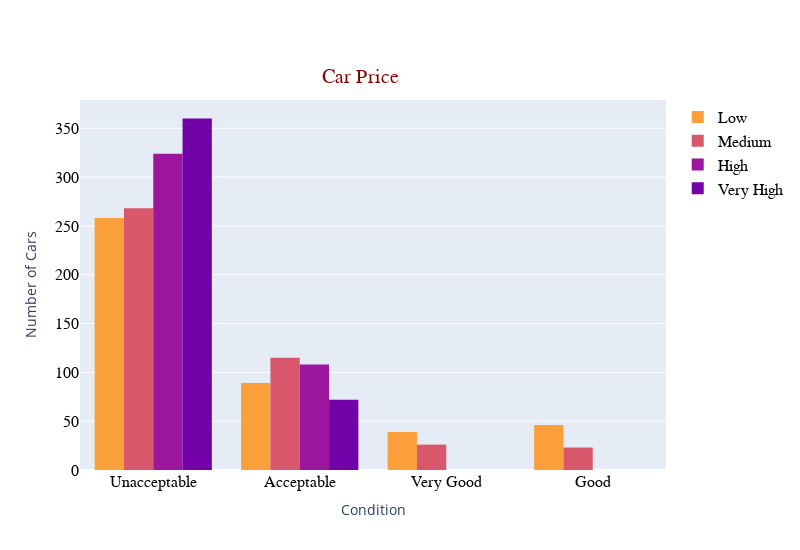

The cell this chart's notebook holds for it:
### Code cell
fg3 = go.Figure(layout=go.Layout(height=550, width=800))

fg3.add_trace(go.Histogram(x=car_df.loc[car_df.Price=="low", "Class"],
                           name = "Low",
                           marker=dict(color="#fb9f3a")))
fg3.add_trace(go.Histogram(x=car_df.loc[car_df.Price=="med", "Class"],
                           name = "Medium",
                           marker=dict(color="#d8576b")))
fg3.add_trace(go.Histogram(x=car_df.loc[car_df.Price=="high", "Class"],
                           name = "High",
                           marker=dict(color="#9c179e")))
fg3.add_trace(go.Histogram(x=car_df.loc[car_df.Price=="vhigh", "Class"],
                           name = "Very High",
                           marker=dict(color="#7201a8")))

fg3.update_xaxes(title_text="Condition", 
                 showticklabels=True, 
                 tickmode="array",
                 tickvals=["unacc", "acc", "good", "vgood"],
                 ticktext=["Unacceptable", "Acceptable", "Good", "Very Good"],
                 tickfont=dict(family="Arial", size=16, color="black"))

fg3.update_yaxes(title_text="Number of Cars", tickfont=dict(family="Arial", size=16, color="black"))

fg3.update_layout(legend = dict(font = dict(family = "Arial", size = 16, color="black")),
                  title_text = 'Car Price',
                  title_font = dict(size=20, family='Arial', color='darkred'),
                  title_x=0.45,
                  title_y=0.875)

fg3.show()

### Figure 1 — Plotly figure (JSON) as saved in the notebook; plotly's stock layout.template omitted (floating-point values rounded to 4 significant figures; data arrays with more than 128 entries replaced by an {"elided": "..."} marker saying what was removed)
{"data": [{"marker": {"color": "#fb9f3a"}, "name": "Low", "type": "histogram", "x": {"elided": "432 str values"}}, {"marker": {"color": "#d8576b"}, "name": "Medium", "type": "histogram", "x": {"elided": "432 str values"}}, {"marker": {"color": "#9c179e"}, "name": "High", "type": "histogram", "x": {"elided": "432 str values"}}, {"marker": {"color": "#7201a8"}, "name": "Very High", "type": "histogram", "x": {"elided": "432 str values"}}], "layout": {"height": 550, "legend": {"font": {"color": "black", "family": "Arial", "size": 16}}, "title": {"font": {"color": "darkred", "family": "Arial", "size": 20}, "text": "Car Price", "x": 0.45, "y": 0.875}, "width": 800, "xaxis": {"autorange": true, "range": [-0.5, 3.5], "showticklabels": true, "tickfont": {"color": "black", "family": "Arial", "size": 16}, "tickmode": "array", "ticktext": ["Unacceptable", "Acceptable", "Good", "Very Good"], "tickvals": ["unacc", "acc", "good", "vgood"], "title": {"text": "Condition"}, "type": "category"}, "yaxis": {"autorange": true, "range": [0, 378.9], "tickfont": {"color": "black", "family": "Arial", "size": 16}, "title": {"text": "Number of Cars"}}}}
